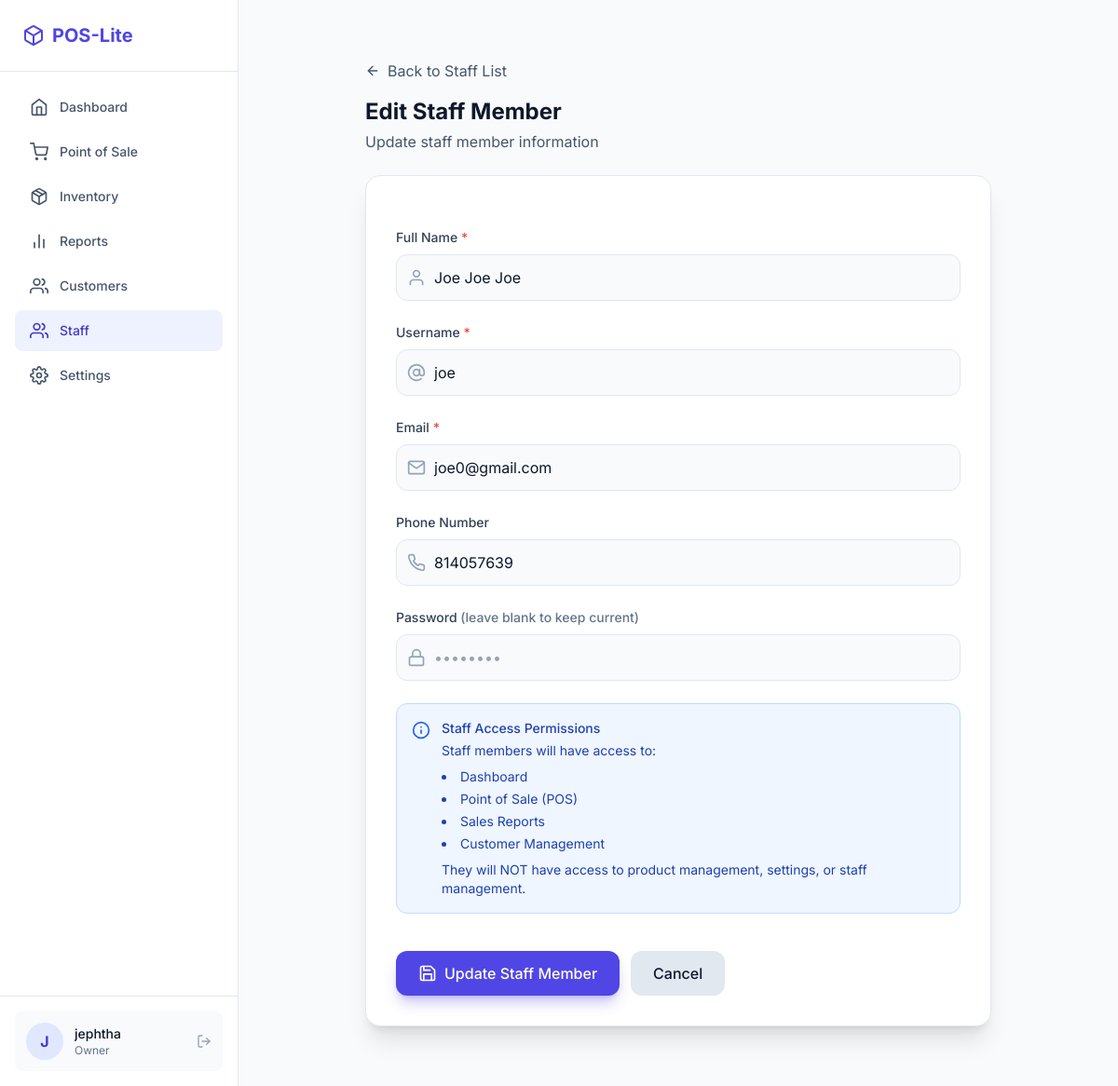
Screenshot of /auth/staff/3/edit/ (signed in) with the database file from the repository.
### users/models.py (models this page shows, shortened)
class User(AbstractUser):
    class Role(models.TextChoices):
        OWNER = "OWNER", "Owner"
        STAFF = "STAFF", "Staff"
    role = models.CharField(max_length=50, choices=Role.choices, default=Role.STAFF)
    phone = models.CharField(max_length=15, blank=True, null=True)
    class SubscriptionStatus(models.TextChoices):
        TRIAL = "TRIAL", "Trial"
        ACTIVE = "ACTIVE", "Active"
        EXPIRED = "EXPIRED", "Expired"
        GRACE = "GRACE", "Grace Period"
    subscription_status = models.CharField(
        max_length=20,
        choices=SubscriptionStatus.choices,
        default=SubscriptionStatus.TRIAL
    )
    trial_start_date = models.DateTimeField(default=timezone.now)
    subscription_end_date = models.DateTimeField(null=True, blank=True)

### users/views.py (the view, shortened to what this page needs)
# urls.py: path('staff/<int:staff_id>/edit/', views.staff_edit, name='staff_edit'),
@owner_required
def staff_edit(request, staff_id):
    staff = get_object_or_404(User, id=staff_id, role='STAFF')
    context = {
        'staff': staff,
    }
    return render(request, 'users/staff_form.html', context)

### core/context_processors.py (called while the page is built, shortened)
def subscription_context(request):
    if not request.user.is_authenticated:
        return {}
    user = request.user
    context = {
        'subscription_status': user.subscription_status,
        'is_trial': user.subscription_status == User.SubscriptionStatus.TRIAL,
        'is_active': user.subscription_status == User.SubscriptionStatus.ACTIVE,
        'is_expired': user.subscription_status == User.SubscriptionStatus.EXPIRED,
        'days_left': getattr(request, 'days_left', 0),
        'subscription_reminder': None,
        'subscription_reminder_color': 'green', # green, yellow, red
    }
    return context

### templates/users/staff_form.html (shortened to what this page needs)
{% extends 'layouts/app.html' %}
 {% block content %}
<div class="p-4 sm:p-6 lg:p-8">
  <div class="max-w-2xl mx-auto">
    <div class="mb-6">
      <a
        href="{% url 'staff_list' %}"
        class="inline-flex items-center gap-2 text-slate-600 dark:text-slate-400 hover:text-primary-600 dark:hover:text-primary-400 mb-4 transition-colors"
      >
        <i data-feather="arrow-left" class="w-4 h-4"></i>
        <span>Back to Staff List</span>
      </a>
      <h1 class="text-2xl font-bold text-slate-900 dark:text-white">
        {% if staff %}Edit Staff Member{% else %}Add New Staff Member{% endif %}
      </h1>
      <p class="text-slate-600 dark:text-slate-400 mt-1">
        {% if staff %}Update staff member information{% else %}Create a new
        staff account{% endif %}
      </p>
    </div>
    <div
      class="bg-white dark:bg-slate-900 rounded-2xl shadow-xl border border-slate-200 dark:border-slate-800 overflow-hidden"
    >
      <div class="p-6 md:p-8">
        <form method="post" class="space-y-6">
          <div>
            <label
              for="full_name"
              class="block text-sm font-medium text-slate-700 dark:text-slate-300 mb-2"
            >
              Full Name <span class="text-red-500">*</span>
            </label>
            <div class="relative">
              <div
                class="absolute inset-y-0 left-0 pl-3 flex items-center pointer-events-none"
              >
              </div>
              <input
                type="text"
                id="full_name"
                name="full_name"
                value="{% if staff %}{{ staff.first_name }} {{ staff.last_name }}{% endif %}"
                required
                class="w-full pl-10 pr-4 py-3 bg-slate-50 dark:bg-slate-800 border border-slate-200 dark:border-slate-700 rounded-xl focus:ring-2 focus:ring-primary-500 focus:border-transparent transition-colors"
                placeholder="John Doe"
              />
            </div>
          </div>
          <div>
            <label
              for="username"
              class="block text-sm font-medium text-slate-700 dark:text-slate-300 mb-2"
            >
              Username <span class="text-red-500">*</span>
            </label>
            <div class="relative">
              <div
                class="absolute inset-y-0 left-0 pl-3 flex items-center pointer-events-none"
              >
              </div>
              <input
                type="text"
                id="username"
                name="username"
                value="{% if staff %}{{ staff.username }}{% endif %}"
                required
                class="w-full pl-10 pr-4 py-3 bg-slate-50 dark:bg-slate-800 border border-slate-200 dark:border-slate-700 rounded-xl focus:ring-2 focus:ring-primary-500 focus:border-transparent transition-colors"
                placeholder="johndoe"
              />
            </div>
          </div>
          <div>
            <label
              for="email"
              class="block text-sm font-medium text-slate-700 dark:text-slate-300 mb-2"
            >
              Email <span class="text-red-500">*</span>
            </label>
            <div class="relative">
              <div
                class="absolute inset-y-0 left-0 pl-3 flex items-center pointer-events-none"
              >
              </div>
              <input
                type="email"
                id="email"
                name="email"
                value="{% if staff %}{{ staff.email }}{% endif %}"
                required
                class="w-full pl-10 pr-4 py-3 bg-slate-50 dark:bg-slate-800 border border-slate-200 dark:border-slate-700 rounded-xl focus:ring-2 focus:ring-primary-500 focus:border-transparent transition-colors"
                placeholder="john@example.com"
              />
            </div>
          </div>
          <div>
            <label
              for="phone"
              class="block text-sm font-medium text-slate-700 dark:text-slate-300 mb-2"
            >
              Phone Number
            </label>
            <div class="relative">
              <div
                class="absolute inset-y-0 left-0 pl-3 flex items-center pointer-events-none"
              >
              </div>
              <input
                type="tel"
                id="phone"
                name="phone"
                value="{% if staff %}{{ staff.phone }}{% endif %}"
                class="w-full pl-10 pr-4 py-3 bg-slate-50 dark:bg-slate-800 border border-slate-200 dark:border-slate-700 rounded-xl focus:ring-2 focus:ring-primary-500 focus:border-transparent transition-colors"
                placeholder="+234 800 000 0000"
              />
            </div>
          </div>
          <div>
            <label
              for="password"
              class="block text-sm font-medium text-slate-700 dark:text-slate-300 mb-2"
            >
              Password {% if staff %}<span class="text-slate-500"
                >(leave blank to keep current)</span
              >{% else %}<span class="text-red-500">*</span>{% endif %}
            </label>
            <div class="relative">
              <div
                class="absolute inset-y-0 left-0 pl-3 flex items-center pointer-events-none"
              >
              </div>
              <input
                type="password"
                id="password"
                name="password"
                {%
                if
                not
                staff
                %}required{%
                endif
                %}
                class="w-full pl-10 pr-4 py-3 bg-slate-50 dark:bg-slate-800 border border-slate-200 dark:border-slate-700 rounded-xl focus:ring-2 focus:ring-primary-500 focus:border-transparent transition-colors"
                placeholder="••••••••"
              />
            </div>
          </div>
          <div
            class="bg-blue-50 dark:bg-blue-900/20 border border-blue-200 dark:border-blue-900/50 rounded-xl p-4"
          >
            <div class="flex gap-3">
              <i
                data-feather="info"
                class="w-5 h-5 text-blue-600 dark:text-blue-400 shrink-0 mt-0.5"
              ></i>
              <div class="text-sm text-blue-800 dark:text-blue-300">
                <p class="font-medium mb-1">Staff Access Permissions</p>
                <p>Staff members will have access to:</p>
                <ul class="list-disc list-inside mt-2 space-y-1">
                  <li>Dashboard</li>
                  <li>Point of Sale (POS)</li>
                  <li>Sales Reports</li>
                  <li>Customer Management</li>
                </ul>
                <p class="mt-2">
                  They will NOT have access to product management, settings, or
                  staff management.
                </p>
              </div>
            </div>
          </div>
          <div class="flex flex-col sm:flex-row gap-3 pt-4">
            <button
              type="submit"
              class="flex-1 sm:flex-none px-6 py-3 bg-primary-600 hover:bg-primary-700 text-white rounded-xl font-medium transition-colors shadow-lg shadow-primary-600/30"
            >
              {% if staff %}
              <span class="flex items-center justify-center gap-2">
                <i data-feather="save" class="w-5 h-5"></i>
                Update Staff Member
              </span>
              {% else %}
              <span class="flex items-center justify-center gap-2">
                <i data-feather="user-plus" class="w-5 h-5"></i>
                Create Staff Member
              </span>
              {% endif %}
            </button>
            <a
              href="{% url 'staff_list' %}"
              class="flex-1 sm:flex-none px-6 py-3 bg-slate-200 dark:bg-slate-800 hover:bg-slate-300 dark:hover:bg-slate-700 text-slate-900 dark:text-white rounded-xl font-medium text-center transition-colors"
            >
              Cancel
            </a>
          </div>
        </form>
      </div>
    </div>
  </div>
</div>
{% endblock %}

### templates/layouts/app.html (shortened to what this page needs)
{% extends 'base.html' %} {% block layout %}
<div class="flex h-screen overflow-hidden">
  <aside
    class="hidden md:flex flex-col w-64 border-r border-slate-200 dark:border-slate-800 bg-white dark:bg-slate-900"
  >
    <div class="p-6 border-b border-slate-200 dark:border-slate-800">
      <h1
        class="text-xl font-bold text-primary-600 dark:text-primary-400 flex items-center gap-2"
      >
        <i data-feather="box"></i> POS-Lite
      </h1>
    </div>
    <nav class="flex-1 overflow-y-auto p-4 space-y-1">
      <a
        href="{% url 'dashboard' %}"
        class="flex items-center gap-3 px-4 py-3 text-sm font-medium rounded-lg {% if request.resolver_match.url_name == 'dashboard' %}bg-primary-50 text-primary-700 dark:bg-primary-900/20 dark:text-primary-400{% else %}text-slate-600 dark:text-slate-400 hover:bg-slate-50 dark:hover:bg-slate-800{% endif %}"
      >
        <i data-feather="home" class="w-5 h-5"></i>
        Dashboard
      </a>
      <a
        href="{% url 'pos' %}"
        class="flex items-center gap-3 px-4 py-3 text-sm font-medium rounded-lg {% if request.resolver_match.url_name == 'pos' %}bg-primary-50 text-primary-700 dark:bg-primary-900/20 dark:text-primary-400{% else %}text-slate-600 dark:text-slate-400 hover:bg-slate-50 dark:hover:bg-slate-800{% endif %}"
      >
        <i data-feather="shopping-cart" class="w-5 h-5"></i>
        Point of Sale
      </a>
      {% if request.user.role == 'OWNER' %}
      <a
        href="{% url 'product_list' %}"
        class="flex items-center gap-3 px-4 py-3 text-sm font-medium rounded-lg {% if request.resolver_match.url_name == 'product_list' %}bg-primary-50 text-primary-700 dark:bg-primary-900/20 dark:text-primary-400{% else %}text-slate-600 dark:text-slate-400 hover:bg-slate-50 dark:hover:bg-slate-800{% endif %}"
      >
        <i data-feather="package" class="w-5 h-5"></i>
        Inventory
      </a>
      {% endif %}
      <a
        href="{% url 'sales_report' %}"
        class="flex items-center gap-3 px-4 py-3 text-sm font-medium rounded-lg {% if request.resolver_match.url_name == 'sales_report' %}bg-primary-50 text-primary-700 dark:bg-primary-900/20 dark:text-primary-400{% else %}text-slate-600 dark:text-slate-400 hover:bg-slate-50 dark:hover:bg-slate-800{% endif %}"
      >
        <i data-feather="bar-chart-2" class="w-5 h-5"></i>
        Reports
      </a>
      <a
        href="{% url 'customer_list' %}"
        class="flex items-center gap-3 px-4 py-3 text-sm font-medium rounded-lg {% if request.resolver_match.url_name == 'customer_list' %}bg-primary-50 text-primary-700 dark:bg-primary-900/20 dark:text-primary-400{% else %}text-slate-600 dark:text-slate-400 hover:bg-slate-50 dark:hover:bg-slate-800{% endif %}"
      >
        <i data-feather="users" class="w-5 h-5"></i>
        Customers
      </a>
      {% if request.user.role == 'OWNER' %}
      <a
        href="{% url 'staff_list' %}"
        class="flex items-center gap-3 px-4 py-3 text-sm font-medium rounded-lg {% if request.resolver_match.url_name == 'staff_list' or request.resolver_match.url_name == 'staff_create' or request.resolver_match.url_name == 'staff_edit' %}bg-primary-50 text-primary-700 dark:bg-primary-900/20 dark:text-primary-400{% else %}text-slate-600 dark:text-slate-400 hover:bg-slate-50 dark:hover:bg-slate-800{% endif %}"
      >
        <i data-feather="users" class="w-5 h-5"></i>
        Staff
      </a>
      <a
        href="{% url 'settings' %}"
        class="flex items-center gap-3 px-4 py-3 text-sm font-medium rounded-lg {% if request.resolver_match.url_name == 'settings' %}bg-primary-50 text-primary-700 dark:bg-primary-900/20 dark:text-primary-400{% else %}text-slate-600 dark:text-slate-400 hover:bg-slate-50 dark:hover:bg-slate-800{% endif %}"
      >
        <i data-feather="settings" class="w-5 h-5"></i>
        Settings
      </a>
      {% endif %}
    </nav>
    <div class="p-4 border-t border-slate-200 dark:border-slate-800">
      <div
        class="flex items-center gap-3 p-3 rounded-lg bg-slate-50 dark:bg-slate-800"
      >
        <div
          class="w-10 h-10 rounded-full bg-primary-100 dark:bg-primary-900 flex items-center justify-center text-primary-700 dark:text-primary-300 font-bold"
        >
          {{ request.user.username|slice:":1"|upper }}
        </div>
        <div class="flex-1 min-w-0">
          <p class="text-sm font-medium truncate">
            {{ request.user.username }}
          </p>
          <p class="text-xs text-slate-500 truncate">
            {{ request.user.get_role_display }}
          </p>
        </div>
        <a
          href="{% url 'logout' %}"
          class="text-slate-400 hover:text-red-500 transition-colors"
        >
          <i data-feather="log-out" class="w-4 h-4"></i>
        </a>
      </div>
    </div>
  </aside>
  <div class="flex-1 flex flex-col h-full overflow-hidden relative">
    <main
      class="flex-1 overflow-y-auto overflow-x-hidden p-4 md:p-8 pb-24 md:pb-8"
    >
      <div id="main-content" class="max-w-7xl mx-auto w-full">
        {% block content %}{% endblock %}
      </div>
  </div>
</div>
{% endblock %}

### templates/base.html (style rules this page uses)
button, a[role="button"], input[type="submit"], input[type="button"], .btn { transition: all 0.15s ease; position: relative; }

### rows the page displays
User: user.username "J", user.username "jephtha", user.role "Owner"
User: full_name "Joe Joe Joe", username "joe", email "joe0@gmail.com", phone "814057639"
